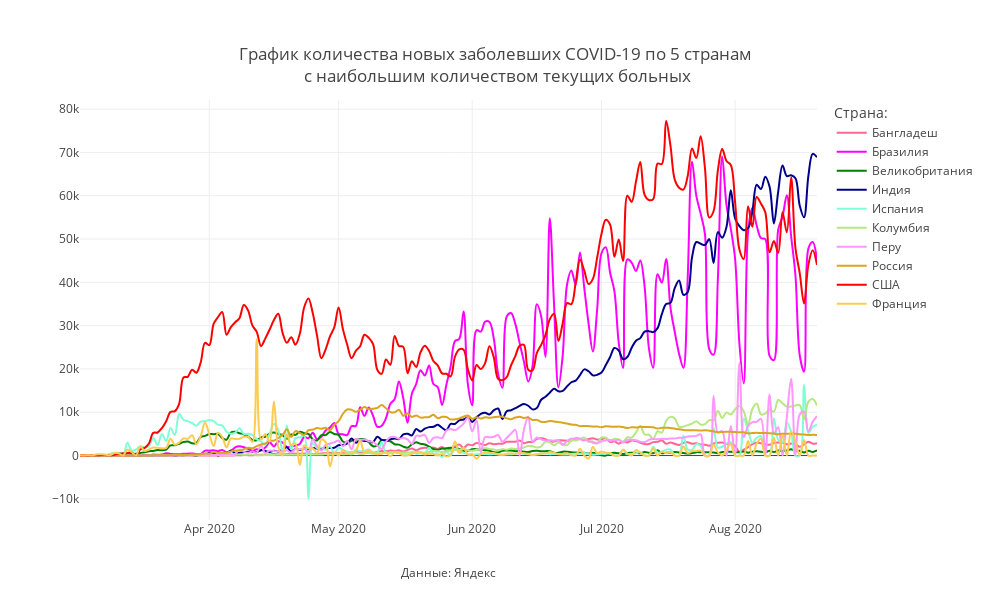

The code cell stored with this chart in its notebook:
### Code cell
mask = (X.Date>datetime.date(2020,3,1))&(X.Country.isin(country_towatch))
#mask = (X.Region.isin(regions_towatch))

fig = px.line(X[mask], y="Day_confirmed", x="Date",
                             color="Country", line_group="Country",
              line_shape="spline", render_mode="notebook",labels={'Country':'Страна:'},
              color_discrete_map={
                "США": "red",
                "Бразилия": "magenta",
                "Россия": "goldenrod",
                "Индия": "darkblue",
                "Великобритания": "green",
                 'Испания': 'aquamarine'},
             title="График количества новых заболевших COVID-19 по 5 странам<br> с наибольшим количеством текущих больных")

fig.update_layout(
    annotations=[
            dict(
            x=0.5,
            y=-0.15,
            showarrow=False,
            text="Данные: Яндекс",
            xref="paper",
            yref="paper")],
           
                  title_x = 0.5,
                  title_y= 0.9,
                  title_xanchor = "center",
                  title_yanchor = "bottom", 
                  
                  width = 990, height = 600,template = 'gridon',
    
    
                  xaxis_title='',yaxis_title = ''
)


fig.show()

### Figure 1 — Plotly figure (JSON) as saved in the notebook; plotly's stock layout.template omitted (floating-point values rounded to 4 significant figures; data arrays with more than 128 entries replaced by an {"elided": "..."} marker saying what was removed)
{"data": [{"hovertemplate": "Страна:=Бангладеш<br>Date=%{x}<br>Day_confirmed=%{y}<extra></extra>", "legendgroup": "Бангладеш", "line": {"color": "#FF6692", "dash": "solid", "shape": "spline"}, "mode": "lines", "name": "Бангладеш", "orientation": "v", "showlegend": true, "type": "scatter", "x": {"elided": "172 str values"}, "xaxis": "x", "y": {"elided": "172 int values"}, "yaxis": "y"}, {"hovertemplate": "Страна:=Бразилия<br>Date=%{x}<br>Day_confirmed=%{y}<extra></extra>", "legendgroup": "Бразилия", "line": {"color": "magenta", "dash": "solid", "shape": "spline"}, "mode": "lines", "name": "Бразилия", "orientation": "v", "showlegend": true, "type": "scatter", "x": {"elided": "172 str values"}, "xaxis": "x", "y": {"elided": "172 int values"}, "yaxis": "y"}, {"hovertemplate": "Страна:=Великобритания<br>Date=%{x}<br>Day_confirmed=%{y}<extra></extra>", "legendgroup": "Великобритания", "line": {"color": "green", "dash": "solid", "shape": "spline"}, "mode": "lines", "name": "Великобритания", "orientation": "v", "showlegend": true, "type": "scatter", "x": {"elided": "172 str values"}, "xaxis": "x", "y": {"elided": "172 int values"}, "yaxis": "y"}, {"hovertemplate": "Страна:=Индия<br>Date=%{x}<br>Day_confirmed=%{y}<extra></extra>", "legendgroup": "Индия", "line": {"color": "darkblue", "dash": "solid", "shape": "spline"}, "mode": "lines", "name": "Индия", "orientation": "v", "showlegend": true, "type": "scatter", "x": {"elided": "172 str values"}, "xaxis": "x", "y": {"elided": "172 int values"}, "yaxis": "y"}, {"hovertemplate": "Страна:=Испания<br>Date=%{x}<br>Day_confirmed=%{y}<extra></extra>", "legendgroup": "Испания", "line": {"color": "aquamarine", "dash": "solid", "shape": "spline"}, "mode": "lines", "name": "Испания", "orientation": "v", "showlegend": true, "type": "scatter", "x": {"elided": "172 str values"}, "xaxis": "x", "y": {"elided": "172 int values"}, "yaxis": "y"}, {"hovertemplate": "Страна:=Колумбия<br>Date=%{x}<br>Day_confirmed=%{y}<extra></extra>", "legendgroup": "Колумбия", "line": {"color": "#B6E880", "dash": "solid", "shape": "spline"}, "mode": "lines", "name": "Колумбия", "orientation": "v", "showlegend": true, "type": "scatter", "x": {"elided": "172 str values"}, "xaxis": "x", "y": {"elided": "172 int values"}, "yaxis": "y"}, {"hovertemplate": "Страна:=Перу<br>Date=%{x}<br>Day_confirmed=%{y}<extra></extra>", "legendgroup": "Перу", "line": {"color": "#FF97FF", "dash": "solid", "shape": "spline"}, "mode": "lines", "name": "Перу", "orientation": "v", "showlegend": true, "type": "scatter", "x": {"elided": "172 str values"}, "xaxis": "x", "y": {"elided": "172 int values"}, "yaxis": "y"}, {"hovertemplate": "Страна:=Россия<br>Date=%{x}<br>Day_confirmed=%{y}<extra></extra>", "legendgroup": "Россия", "line": {"color": "goldenrod", "dash": "solid", "shape": "spline"}, "mode": "lines", "name": "Россия", "orientation": "v", "showlegend": true, "type": "scatter", "x": {"elided": "172 str values"}, "xaxis": "x", "y": {"elided": "172 int values"}, "yaxis": "y"}, {"hovertemplate": "Страна:=США<br>Date=%{x}<br>Day_confirmed=%{y}<extra></extra>", "legendgroup": "США", "line": {"color": "red", "dash": "solid", "shape": "spline"}, "mode": "lines", "name": "США", "orientation": "v", "showlegend": true, "type": "scatter", "x": {"elided": "172 str values"}, "xaxis": "x", "y": {"elided": "172 int values"}, "yaxis": "y"}, {"hovertemplate": "Страна:=Франция<br>Date=%{x}<br>Day_confirmed=%{y}<extra></extra>", "legendgroup": "Франция", "line": {"color": "#FECB52", "dash": "solid", "shape": "spline"}, "mode": "lines", "name": "Франция", "orientation": "v", "showlegend": true, "type": "scatter", "x": {"elided": "172 str values"}, "xaxis": "x", "y": {"elided": "172 int values"}, "yaxis": "y"}], "layout": {"annotations": [{"showarrow": false, "text": "Данные: Яндекс", "x": 0.5, "xref": "paper", "y": -0.15, "yref": "paper"}], "height": 600, "legend": {"title": {"text": "Страна:"}, "tracegroupgap": 0}, "title": {"text": "График количества новых заболевших COVID-19 по 5 странам<br> с наибольшим количеством текущих больных", "x": 0.5, "xanchor": "center", "y": 0.9, "yanchor": "bottom"}, "width": 990, "xaxis": {"anchor": "y", "domain": [0, 1], "title": {"text": ""}}, "yaxis": {"anchor": "x", "domain": [0, 1], "title": {"text": ""}}}}
